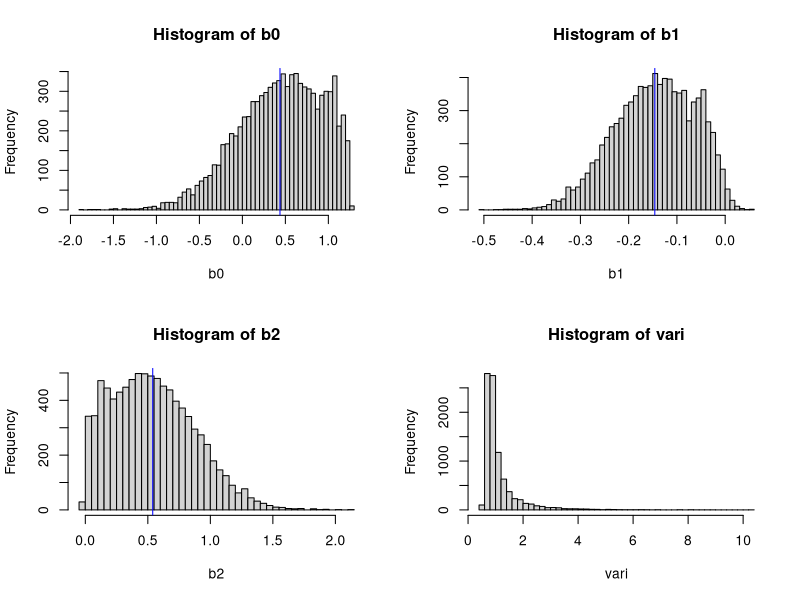
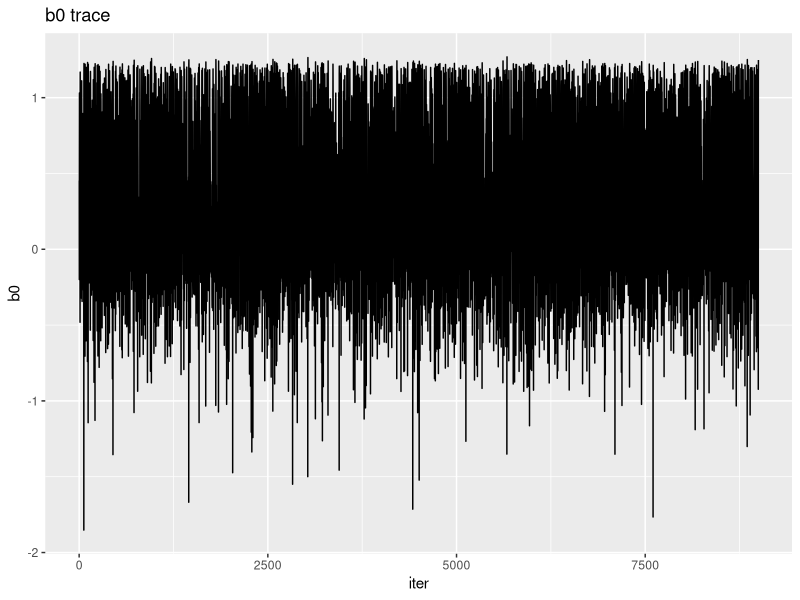
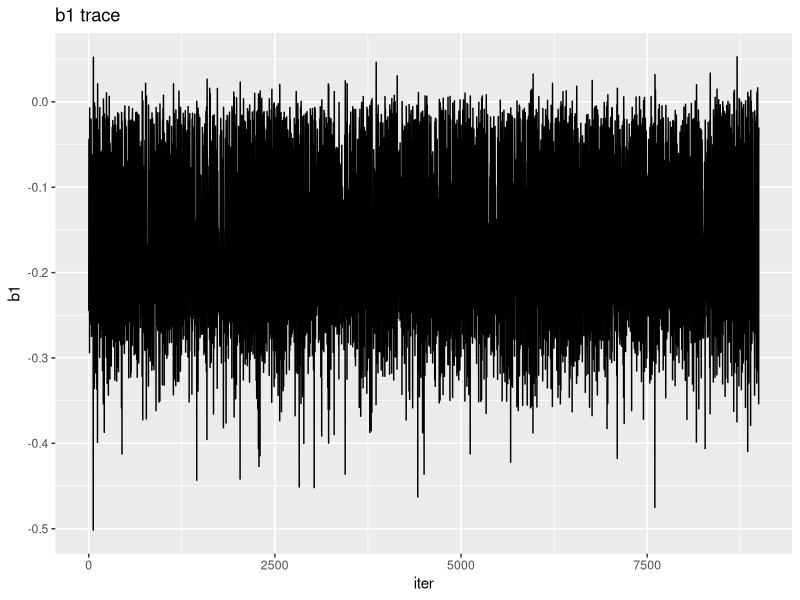
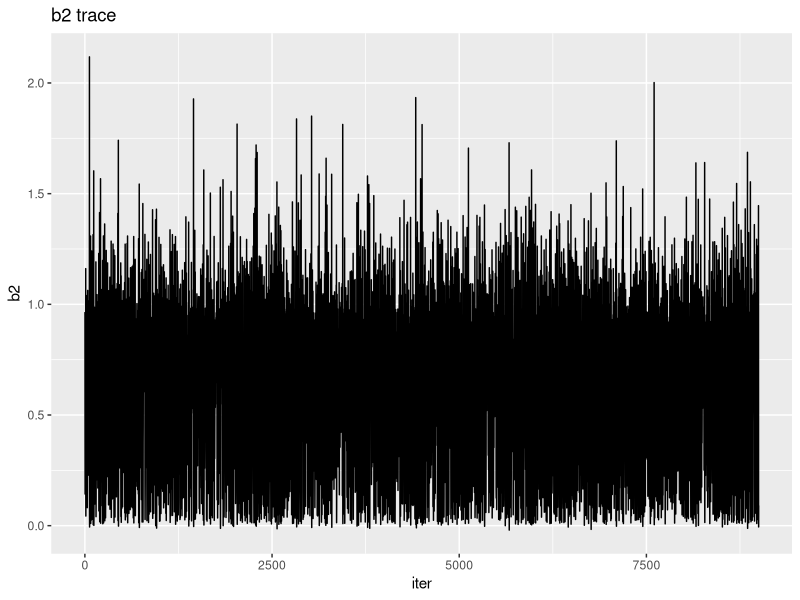
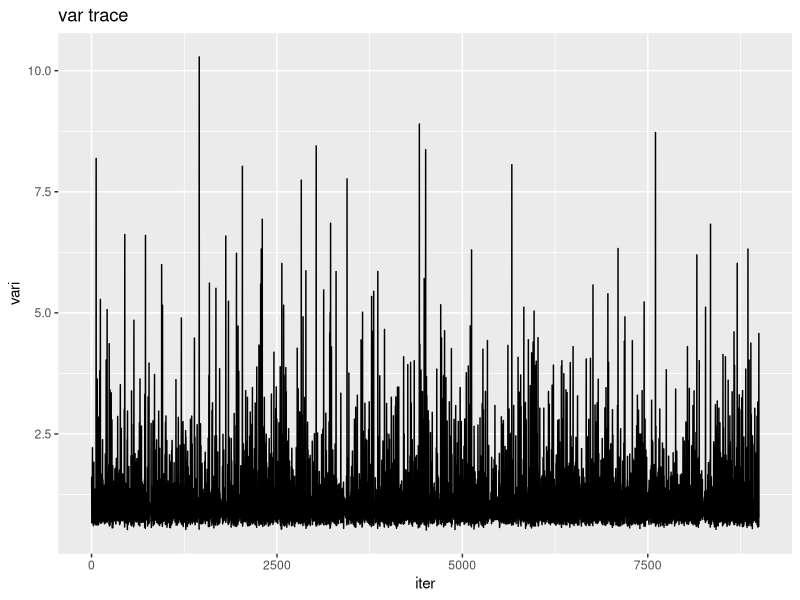
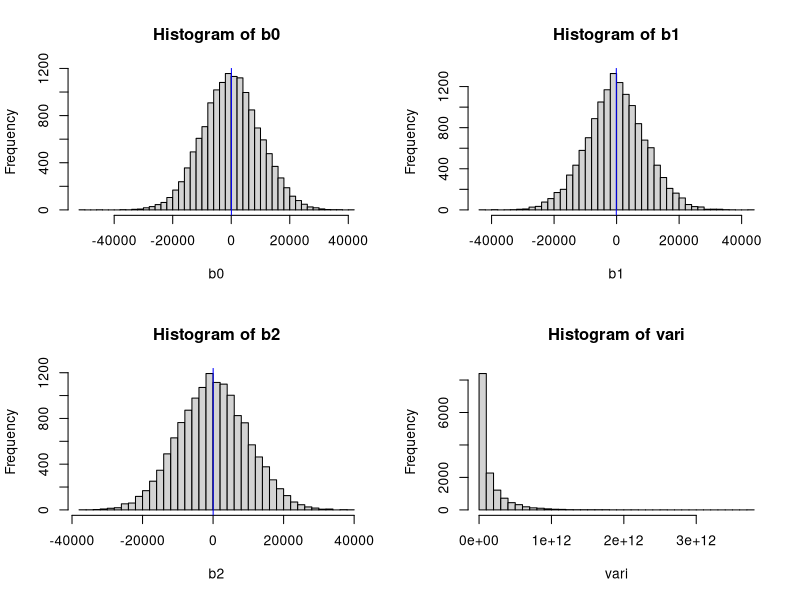
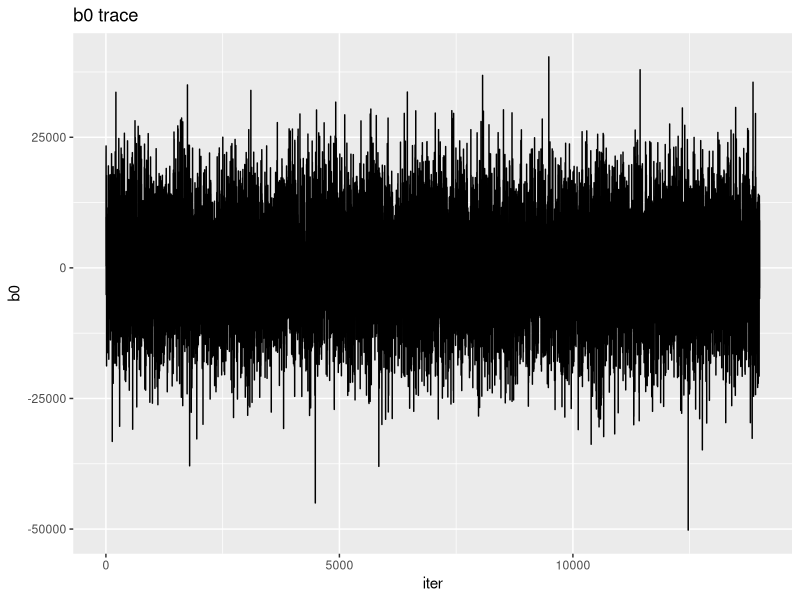
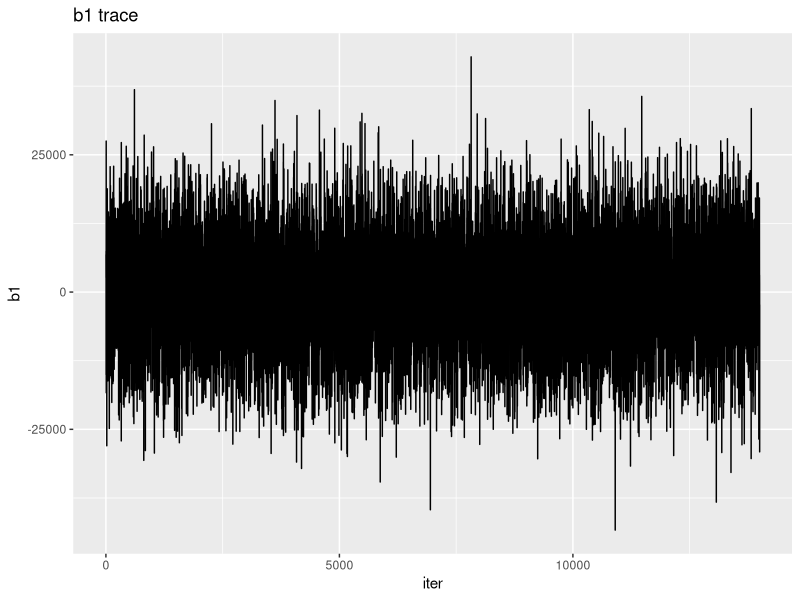

R code for these plots, in order:
## ---- chunk 1
## First, all priors have to be set

a.prior <- 0.001
b.prior <- 0.001

mu0 <- 1
sigma0 <- 10000

mu1 <- 1
sigma1 <- 10000

mu2 <- 1
sigma2 <- 10000

## For MH: we need a proposal and posterior distribution, however, since
## it has to be a linear regression, this will always be a normal distribution
## so we can use pnorm() for this, but the proposal distribution should be specified!

## For example, for an exponential proposal distribution:
proposal <- function(y) {
  return(ifelse(y<0), 0, exp(y))
}

## For the input of the Gibbs Sampler, one should provide: 
        ## a vector of continuous variables that serves as your dependent variable
        ## two vectors of continuous variables that serve as your independent variables
        ## a burn.in period (by default 1000 iterations)
        ## a total amount of iterations (by default 10000)
        ## the initial values for every regression coefficient
        ## a method function that specifies per parameter whether they would 
        ## like to have it sampled through a Gibbs Sampler or Metropolis Hastings algorithm
          ## by default, it assumes a Gibbs sampler for every regression coefficient, 
          ## and if you want to redefine it to a MH, you should change the 0 to a 1
          ## for the regression coefficient you want to change
              ## Examples: 
                ## method = c(0, 1, 0) will make it so that b1 is done through MH
GibbsSampler <- function(Y, X1, X2, burn.in = 1000, iterations = 10000, initial.values = c(1, 1, 1), method = c(0, 0, 0)) {
  ## First, the function should require ggplot2 as it is used to create traceplots later
  library(ggplot2)
  ## First create space
  b0 <- rep(0, iterations)
  b1 <- rep(0, iterations)
  b2 <- rep(0, iterations)
  vari <- rep(0, iterations)
  
  ## Then assume the specified initial values
  b0[1] <- initial.values[1]
  b1[1] <- initial.values[2]
  b2[1] <- initial.values[3]
  vari[1] <- 1
  N <- length(Y)
 
  ## Now, we will start the sampling, it should start at the second element
  ## because the first element will be the initial values
  for(i in 2:iterations) {
    
    ## In every loop, We first update the intercept:
    ## Check whether the intercept should be sampled through Gibbs or MH
    if(method[1] == "0") {
      
      ## If through Gibbs Sampler:
      
      ## First, we update the parameters of the intercept (mean and standard deviation) with the following formula:
    
      mean.0.post <- (sum(Y - b1[i - 1]*X1 - b2[i - 1]*X2, na.rm = TRUE)/vari[i - 1] + (mu0 / sigma0)) / ((N / vari[i - 1]) + (mu0 / sigma0))
      sd.0.post <- 1 / ((N / vari[i - 1]) + (mu0 / sigma0))

      ## Then through rnorm we randomly sample from a normal distribution the next value for b0 with the
      ## above calculated mean and standard deviation
      b0[i] <- rnorm(n = 1, mean = mean.0.post, sd = sd.0.post)
    } else {
      
      ## If through MH:
      
      ## First, we gain a proposal value
      proposal_value <- a.new.b0.from.proposal.distribution
      
      ## Calculate acceptance ratio
      accept_ratio <- (dnorm(proposal_value)/dnorm(b0[i - 1])) * (proposal(b0[i - 1])/proposal(proposal_value))
      
      ## Then see whether we accept the proposed value
      if(runif(1,0,1) < accept_ratio) {
        b0[i] <- proposal_value } else { b0[i] <- b0[i = 1] }
    }
 
    ## Then, every loop, we will update the coefficient of the first independent variable
    
    ## Again, check whether Gibbs or MH:
    if(method[2] == "0") {
    
      ## If through Gibbs:
      
      ## We can update the mean and standard deviation of the regression coefficient for the first variable
      ## using the updated value of the intercept
      mean.1.post <- (sum(X1*(Y - b0[i] - b2[i - 1]*X2), na.rm = TRUE)/vari[i - 1] + (mu1 / sigma1)) / sum(X1^2, na.rm = TRUE)/vari[i - 1] + (mu1 / sigma1)
      sd.1.post <- 1/((sum(X1^2, na.rm = TRUE) / vari[i - 1]) + (mu1 / sigma1))
    
      ## Then again we randomly sample a new b1 through rnorm
      b1[i] <- rnorm(n = 1, mean = mean.1.post, sd = sd.1.post)
    } else {
      ## If through MH:
      
      ## First... 
    }
    
    ## Then, every loop, we update the regression coefficient of the second variable
    
    ## But first check whether Gibbs oR MH:

    if(method[3] == "0") {
      
      ## If through Gibbs:
    
      ## We update the mean and standard deviation of the regression coefficient for the second variable
      ## using the updated value of both the intercept and b1
      mean.2.post <- (sum(X2*(Y - b0[i] - b1[i]*X1), na.rm = TRUE)/vari[i - 1] + (mu2 / sigma2)) / sum(X2^2, na.rm = TRUE)/vari[i - 1] + (mu2 / sigma2)
      sd.2.post <- 1/((sum(X2^2, na.rm = TRUE) / vari[i - 1]) + (mu2 / sigma2))
   
      ## Then, we randomly sample a new b2
      b2[i] <- rnorm(n = 1, mean = mean.2.post, sd = sd.2.post)
    } else {
      ## If through MH:
      
      ## ...
    }
    
    ## Finally, we update the parameters for the distribution of our variance using all above updated values
    a.post <- N / 2 + a.prior
    b.post <- sum((Y - (b0[i] + b1[i]*X1 + b2[i]*X2))^2, na.rm = TRUE) / 2 + b.prior

    ## And randomly sample a new variance again through rgamma
    vari[i] <- 1/rgamma(n = 1, shape = a.post, rate = b.post)
      ## We use the inverse of the randomly sample because we want the value of the variance, and not the precision.
  }
  
  ## Then, we remove the values of the burn-in
  b0 <- b0[-c(1:burn.in)]
  b1 <- b1[-c(1:burn.in)]
  b2 <- b2[-c(1:burn.in)]
  vari <- vari[-c(1:burn.in)]
  
  ## We also want the posterior distributions (histograms) of all parameters
  par(mfrow = c(2,2))
  hist(b0, breaks = 50)
  abline(v = mean(b0), col = "blue")
  hist(b1, breaks = 50)
  abline(v = mean(b1), col = "blue")
  hist(b2, breaks = 50)
  abline(v = mean(b2), col = "blue")
  hist(vari, breaks = 50)
  
  ## We want a dataframe consisting of all the sampled parameter values
  data_frame <- as.data.frame(cbind(b0, b1, b2, vari, iter = 1:length(b0)))
  
  ## And we want traceplots for all the parameters to assess convergence
  traceplot1 <- ggplot(data_frame, aes(x=iter, y=b0)) + 
    geom_line() + 
    labs(title="b0 trace")
  traceplot1
  
  traceplot2 <- ggplot(data_frame, aes(x=iter, y=b1)) + 
    geom_line() + 
    labs(title="b1 trace")
  traceplot2
  
  traceplot3 <- ggplot(data_frame, aes(x=iter, y=b2)) + 
    geom_line() + 
    labs(title="b2 trace")
  traceplot3
  
  traceplot4 <- ggplot(data_frame, aes(x=iter, y=vari)) + 
    geom_line() + 
    labs(title="var trace")
  traceplot4
  
  ## We create a list of all the output we want
  list_of_output <- list(data_frame, traceplot1, traceplot2, traceplot3, traceplot4)
  
  ## And finally, we ask the function to return this list of output
  return(list_of_output)
}

## ---- chunk 2
## Testing the sampler
library(haven)
data <- read_sav("Exercise 2 - Data.sav")
str(data)

summary(lm(attitude ~ extraversion + agreeableness, data = data))

GibbsSampler(data$attitude, data$extraversion, data$agreeableness, burn.in = 1000, iterations = 10000, initial.values = c(50, .05, .1))

## ---- chunk 3

autocorrelationplot <- function(X) {
  
}

## ---- chunk 4
## Comparing results to JAGS results
library(haven)
testdat <- read_sav(file = "FEARadapted.sav")

summary(lm(exam ~ fost + confid, data = testdat))

GibbsSampler(testdat$exam, testdat$fost, testdat$confid, burn.in = 6000, iterations = 20000, initial.values = c(50, .01, .1))
